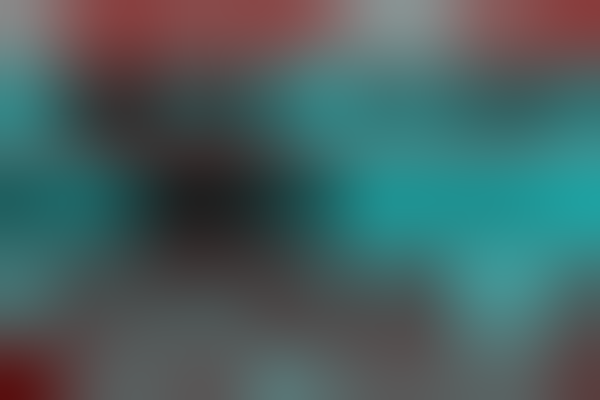
Frame 1 (no input)
Frame 2 (the mouse pressed at the canvas centre, redrawn once): identical to frame 1, image omitted

The p5.js sketch that drew this single still picture (run headless with seeded random() and noise() and a simulated clock; the mouse was pressed at the canvas centre and the sketch redrawn once):

// p5.js sketch
// ── sketch.js
// The Nature of Code
// Danny Platt
// use perlin noise to draw the 2 dimentional clouds

let xoff = 0;
let yoff = 0;

function setup() {
  createCanvas(600, 400);
  background(200, 10);
}

function draw() {
  loadPixels();
  yoff = 0;
  for (var y = 0; y < width; y++){
    xoff = 0;
    for (var x = 0; x < width; x++){
      noiseDetail(2);
      let brightness = map(noise(xoff, yoff), 0, 1, 0, 255);
      let index = (x + y * width) * 4;
      pixels[index + 0] = map(noise(yoff, yoff), 0, 1, 0, 255);
      pixels[index + 1] = brightness;
      pixels[index + 2] = brightness;
      pixels[index + 3] = 255;
      xoff += 0.005;
    }
    yoff += 0.005;
  }
  updatePixels();
  noLoop();
}
